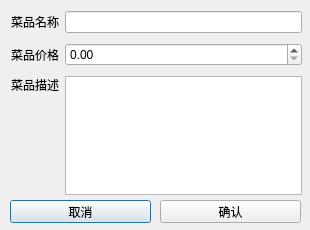
<?xml version="1.0" encoding="UTF-8"?>
<ui version="4.0">
 <class>MenuMgr_AddMeal</class>
 <widget class="QDialog" name="MenuMgr_AddMeal">
  <property name="geometry">
   <rect>
    <x>0</x>
    <y>0</y>
    <width>310</width>
    <height>230</height>
   </rect>
  </property>
  <property name="windowTitle">
   <string>菜品添加</string>
  </property>
  <widget class="QPushButton" name="btnCancel">
   <property name="geometry">
    <rect>
     <x>10</x>
     <y>200</y>
     <width>141</width>
     <height>23</height>
    </rect>
   </property>
   <property name="text">
    <string>取消</string>
   </property>
  </widget>
  <widget class="QPushButton" name="btnConfirm">
   <property name="geometry">
    <rect>
     <x>160</x>
     <y>200</y>
     <width>141</width>
     <height>23</height>
    </rect>
   </property>
   <property name="text">
    <string>确认</string>
   </property>
  </widget>
  <widget class="QWidget" name="layoutWidget">
   <property name="geometry">
    <rect>
     <x>11</x>
     <y>11</y>
     <width>291</width>
     <height>184</height>
    </rect>
   </property>
   <layout class="QGridLayout" name="gridLayout">
    <property name="verticalSpacing">
     <number>10</number>
    </property>
    <item row="1" column="2">
     <widget class="QDoubleSpinBox" name="priceSpinBox"/>
    </item>
    <item row="0" column="0">
     <widget class="QLabel" name="nameLabel">
      <property name="text">
       <string>菜品名称</string>
      </property>
     </widget>
    </item>
    <item row="2" column="0">
     <widget class="QLabel" name="describeLabel">
      <property name="text">
       <string>菜品描述</string>
      </property>
      <property name="alignment">
       <set>Qt::AlignLeading|Qt::AlignLeft|Qt::AlignTop</set>
      </property>
     </widget>
    </item>
    <item row="1" column="0">
     <widget class="QLabel" name="priceLabel">
      <property name="text">
       <string>菜品价格</string>
      </property>
     </widget>
    </item>
    <item row="0" column="2">
     <widget class="QLineEdit" name="nameEdit"/>
    </item>
    <item row="2" column="2">
     <widget class="QTextEdit" name="describeEdit"/>
    </item>
   </layout>
  </widget>
 </widget>
 <tabstops>
  <tabstop>nameEdit</tabstop>
  <tabstop>priceSpinBox</tabstop>
  <tabstop>btnConfirm</tabstop>
  <tabstop>btnCancel</tabstop>
 </tabstops>
 <resources/>
 <connections/>
</ui>
